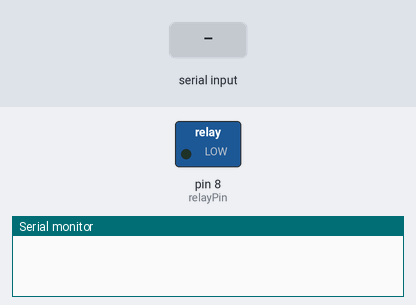
A sketch run on a simulated Arduino Uno, built with avr-gcc and run on an emulated ATmega328P. On the bench: switched loads named in the sketch (green lamp = pin HIGH), the last lines printed to the serial monitor. The inputs (shaded band) are chosen by the test bench.

Above: at 1.2 s.
1.3 s: "F" received over the second serial link
At 1.9 s:
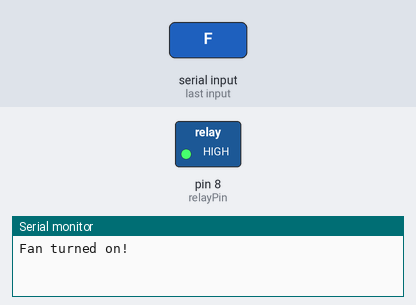
2.8 s: "O" received over the second serial link
At 3.1 s:
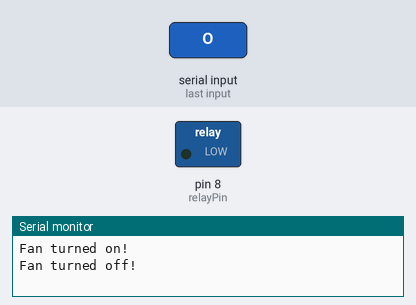
Timing chart, 0 to 5.8 s (numbered marks = the images above; inputs shaded):
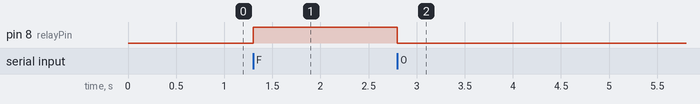

Measured:
- after the input at 1.3 s, pin 8 (relayPin): LOW → HIGH at once
- after the input at 2.8 s, pin 8 (relayPin): HIGH → LOW at once

The sketch:

arduino.ino
```cpp
#include <SoftwareSerial.h>

// Define Bluetooth module pins
int rxPin = 0;
int txPin = 1;
SoftwareSerial bluetooth(rxPin, txPin); // RX, TX

// Define relay control pin (replace with your actual pin)
const int relayPin = 8;

// Define variable to store speed level
int speed = 0;

void setup() {
    Serial.begin(9600);   // Open serial communication for debugging (optional)
    bluetooth.begin(9600); // Set Bluetooth communication baud rate
    pinMode(relayPin, OUTPUT); // Set relay control pin as output

    // Set initial relay state (LOW for off, HIGH for typical DC fan control)
    digitalWrite(relayPin, LOW);
}

void loop() {
    if (bluetooth.available()) {
        char command = bluetooth.read();

        switch (command) {
            case 'F': // Turn fan on (replace with your desired voice command)
                digitalWrite(relayPin, HIGH);
                speed = 1;
                Serial.println("Fan turned on!");
                break;
            case 'O': // Turn fan off (replace with your desired voice command)
                digitalWrite(relayPin, LOW);
                speed = 0;
                Serial.println("Fan turned off!");
                break;
            case 'U': // Increase speed (replace with your desired voice command)
                if (speed < 3) { // Adjust according to your desired number of speed levels
                    speed++;
                    // Implement logic to control fan speed here (e.g., PWM)
                    Serial.println("Fan speed increased!");
                } else {
                    Serial.println("Fan already at maximum speed!");
                }
                break;
            case 'D': // Decrease speed (replace with your desired voice command)
                if (speed > 0) {
                    speed--;
                    // Implement logic to control fan speed here (e.g., PWM)
                    Serial.println("Fan speed decreased!");
                } else {
                    Serial.println("Fan already at minimum speed!");
                }
                break;
        }
    }
}
```
